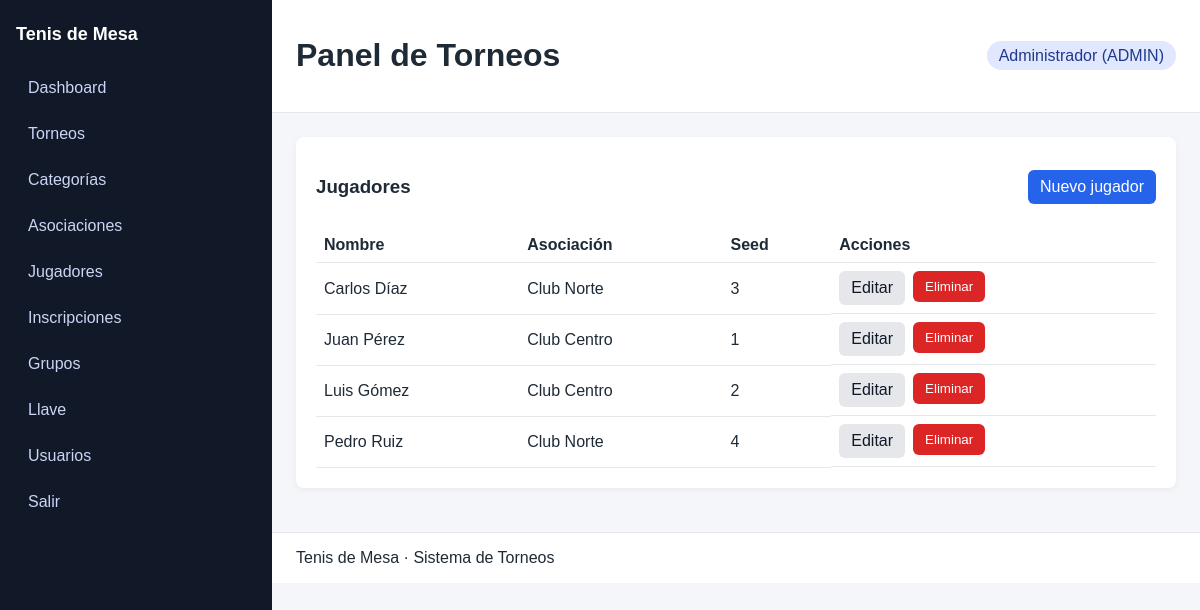
Page /players (signed in) on the committed database.
### tables this page shows
CREATE TABLE players (
    id INT AUTO_INCREMENT PRIMARY KEY,
    name VARCHAR(120) NOT NULL,
    association_id INT NULL,
    ranking_seed INT NULL,
    created_at TIMESTAMP DEFAULT CURRENT_TIMESTAMP,
    CONSTRAINT fk_players_association FOREIGN KEY (association_id) REFERENCES associations(id) ON DELETE SET NULL
);

CREATE TABLE associations (
    id INT AUTO_INCREMENT PRIMARY KEY,
    name VARCHAR(120) NOT NULL,
    created_at TIMESTAMP DEFAULT CURRENT_TIMESTAMP
);

### app/Core/Helpers.php (called while the page is built, shortened)
<?php
function env(string $key, ?string $default = null): ?string
{
    $value = $_ENV[$key] ?? getenv($key);
    return $value === false || $value === null ? $default : $value;
}
function e(?string $value): string
{
    return htmlspecialchars($value ?? '', ENT_QUOTES, 'UTF-8');
}
function view(string $view, array $data = []): void
{
    extract($data);
    $viewFile = __DIR__ . '/../Views/' . $view . '.php';
    require $viewFile;
}
function current_user(): ?array
{
    return Session::user();
}

### app/Controllers/PlayersController.php (called while the page is built, shortened)
<?php
class PlayersController
{
    public function index(): void
    {
        $players = (new Player())->all();
        view('players/index', compact('players'));
    }
}

### public/index.php (called while the page is built, shortened)
<?php
require __DIR__ . '/../app/Core/Helpers.php';
spl_autoload_register(function ($class) {
    $prefix = 'App\\';
    $baseDir = __DIR__ . '/../app/';
    $len = strlen($prefix);
    $relativeClass = substr($class, $len);
    $file = $baseDir . str_replace('\\', '/', $relativeClass) . '.php';
});
$router = new Router();
$router->get('/login', [new AuthController(), 'showLogin']);
$router->post('/login', [new AuthController(), 'login']);
$router->get('/logout', [new AuthController(), 'logout']);
$router->get('/', [new DashboardController(), 'index'], ['ADMIN', 'OPERADOR', 'LECTURA']);
$router->get('/users', [new UsersController(), 'index'], ['ADMIN']);
$router->get('/users/create', [new UsersController(), 'create'], ['ADMIN']);
$router->post('/users/store', [new UsersController(), 'store'], ['ADMIN']);
$router->get('/users/edit', [new UsersController(), 'edit'], ['ADMIN']);
$router->post('/users/update', [new UsersController(), 'update'], ['ADMIN']);
$router->post('/users/delete', [new UsersController(), 'delete'], ['ADMIN']);
$router->get('/tournaments', [new TournamentsController(), 'index'], ['ADMIN', 'OPERADOR']);
$router->get('/tournaments/create', [new TournamentsController(), 'create'], ['ADMIN', 'OPERADOR']);
$router->post('/tournaments/store', [new TournamentsController(), 'store'], ['ADMIN', 'OPERADOR']);
$router->get('/tournaments/edit', [new TournamentsController(), 'edit'], ['ADMIN', 'OPERADOR']);
$router->post('/tournaments/update', [new TournamentsController(), 'update'], ['ADMIN', 'OPERADOR']);
$router->post('/tournaments/delete', [new TournamentsController(), 'delete'], ['ADMIN']);
$router->get('/categories', [new CategoriesController(), 'index'], ['ADMIN', 'OPERADOR']);
$router->get('/categories/create', [new CategoriesController(), 'create'], ['ADMIN', 'OPERADOR']);
$router->post('/categories/store', [new CategoriesController(), 'store'], ['ADMIN', 'OPERADOR']);
$router->get('/categories/edit', [new CategoriesController(), 'edit'], ['ADMIN', 'OPERADOR']);
$router->post('/categories/update', [new CategoriesController(), 'update'], ['ADMIN', 'OPERADOR']);
$router->post('/categories/delete', [new CategoriesController(), 'delete'], ['ADMIN', 'OPERADOR']);
$router->get('/associations', [new AssociationsController(), 'index'], ['ADMIN', 'OPERADOR']);
$router->get('/associations/create', [new AssociationsController(), 'create'], ['ADMIN', 'OPERADOR']);
$router->post('/associations/store', [new AssociationsController(), 'store'], ['ADMIN', 'OPERADOR']);
$router->get('/associations/edit', [new AssociationsController(), 'edit'], ['ADMIN', 'OPERADOR']);
$router->post('/associations/update', [new AssociationsController(), 'update'], ['ADMIN', 'OPERADOR']);
$router->post('/associations/delete', [new AssociationsController(), 'delete'], ['ADMIN', 'OPERADOR']);
$router->get('/players', [new PlayersController(), 'index'], ['ADMIN', 'OPERADOR']);
$router->get('/players/create', [new PlayersController(), 'create'], ['ADMIN', 'OPERADOR']);
$router->post('/players/store', [new PlayersController(), 'store'], ['ADMIN', 'OPERADOR']);
$router->get('/players/edit', [new PlayersController(), 'edit'], ['ADMIN', 'OPERADOR']);
$router->post('/players/update', [new PlayersController(), 'update'], ['ADMIN', 'OPERADOR']);
$router->post('/players/delete', [new PlayersController(), 'delete'], ['ADMIN', 'OPERADOR']);
$router->get('/registrations', [new RegistrationsController(), 'index'], ['ADMIN', 'OPERADOR']);
$router->post('/registrations/store', [new RegistrationsController(), 'store'], ['ADMIN', 'OPERADOR']);
$router->post('/registrations/delete', [new RegistrationsController(), 'delete'], ['ADMIN', 'OPERADOR']);
$router->post('/registrations/import', [new RegistrationsController(), 'importCsv'], ['ADMIN', 'OPERADOR']);
$router->get('/groups', [new GroupsController(), 'index'], ['ADMIN', 'OPERADOR']);
$router->post('/groups/generate', [new GroupsController(), 'generate'], ['ADMIN', 'OPERADOR']);
$router->get('/groups/show', [new GroupsController(), 'show'], ['ADMIN', 'OPERADOR', 'LECTURA']);
$router->post('/groups/recalc', [new GroupsController(), 'recalc'], ['ADMIN', 'OPERADOR']);
$router->get('/matches/edit', [new MatchesController(), 'edit'], ['ADMIN', 'OPERADOR']);
$router->post('/matches/update', [new MatchesController(), 'update'], ['ADMIN', 'OPERADOR']);
$router->get('/brackets', [new BracketsController(), 'index'], ['ADMIN', 'OPERADOR', 'LECTURA']);
$router->get('/brackets/show', [new BracketsController(), 'show'], ['ADMIN', 'OPERADOR', 'LECTURA']);
$router->post('/brackets/generate', [new BracketsController(), 'generate'], ['ADMIN', 'OPERADOR']);
$router->dispatch($_SERVER['REQUEST_METHOD'], $_SERVER['REQUEST_URI']);

### app/Core/Session.php (called while the page is built, shortened)
<?php
class Session
{
    public static function user(): ?array
    {
        return $_SESSION['user'] ?? null;
    }
}

### app/Core/Database.php (called while the page is built, shortened)
<?php
class Database
{
    private static ?PDO $connection = null;
    public static function connection(): PDO
    {
        if (self::$connection === null) {
            $host = env('DB_HOST', '127.0.0.1');
            $db = env('DB_NAME', 'tournament');
            $user = env('DB_USER', 'root');
            $pass = env('DB_PASS', '');
            $charset = 'utf8mb4';
            $dsn = "mysql:host={$host};dbname={$db};charset={$charset}";
            try {
                self::$connection = new PDO($dsn, $user, $pass, [
                    PDO::ATTR_ERRMODE => PDO::ERRMODE_EXCEPTION,
                    PDO::ATTR_DEFAULT_FETCH_MODE => PDO::FETCH_ASSOC,
                ]);
            } catch (PDOException $e) {
                http_response_code(500);
                echo 'Database connection error.';
                exit;
            }
        }
        return self::$connection;
    }
}

### app/Models/BaseModel.php (called while the page is built, shortened)
<?php
abstract class BaseModel
{
    public function __construct()
    {
        $this->db = Database::connection();
    }
}

### app/Models/Player.php (called while the page is built, shortened)
<?php
class Player extends BaseModel
{
    public function all(): array
    {
        $sql = 'SELECT p.*, a.name AS association_name FROM players p LEFT JOIN associations a ON a.id = p.association_id ORDER BY p.name';
        return $this->db->query($sql)->fetchAll();
    }
}

### app/Views/players/index.php (the view, shortened to what this page needs)
<?php require __DIR__ . '/../partials/header.php'; ?>
<div class="card">
    <div class="card-header">
        <h3>Jugadores</h3>
        <a href="/players/create" class="btn primary">Nuevo jugador</a>
    </div>
    <table class="table">
        <thead>
            <tr>
                <th>Nombre</th>
                <th>Asociación</th>
                <th>Seed</th>
                <th>Acciones</th>
            </tr>
        </thead>
        <tbody>
        <?php foreach ($players as $player): ?>
            <tr>
                <td><?php echo e($player['name']); ?></td>
                <td><?php echo e($player['association_name']); ?></td>
                <td><?php echo e($player['ranking_seed']); ?></td>
                <td class="actions">
                    <a href="/players/edit?id=<?php echo (int)$player['id']; ?>" class="btn">Editar</a>
                    <form method="post" action="/players/delete" class="inline">
                        <button type="submit" class="btn danger">Eliminar</button>
                    </form>
                </td>
            </tr>
        <?php endforeach; ?>
        </tbody>
    </table>
</div>
<?php require __DIR__ . '/../partials/footer.php'; ?>

### app/Core/Router.php (shortened to what this page needs)
<?php
class Router
{
    private array $routes = [];
    private function map(string $method, string $path, callable $handler, array $roles): void
    {
        $this->routes[] = compact('method', 'path', 'handler', 'roles');
    }
    public function dispatch(string $method, string $uri): void
    {
        $path = parse_url($uri, PHP_URL_PATH) ?: '/';
        foreach ($this->routes as $route) {
            if ($route['method'] === $method && $route['path'] === $path) {
                call_user_func($route['handler']);
                return;
            }
        }
    }
}

### app/Views/partials/header.php (shortened to what this page needs)
<?php
$user = current_user();
?>
<!DOCTYPE html>
<html lang="es">
<head>
    <link rel="stylesheet" href="/theme/css/theme.css">
</head>
<body>
<div class="app-wrapper">
    <aside class="app-sidebar">
        <div class="sidebar-header">
            <span class="brand">Tenis de Mesa</span>
        </div>
        <nav class="sidebar-nav">
            <a href="/" class="sidebar-link">Dashboard</a>
            <?php if ($user): ?>
                <?php if (in_array($user['role'], ['ADMIN', 'OPERADOR'], true)): ?>
                    <a href="/tournaments" class="sidebar-link">Torneos</a>
                    <a href="/categories" class="sidebar-link">Categorías</a>
                    <a href="/associations" class="sidebar-link">Asociaciones</a>
                    <a href="/players" class="sidebar-link">Jugadores</a>
                    <a href="/registrations" class="sidebar-link">Inscripciones</a>
                    <a href="/groups" class="sidebar-link">Grupos</a>
                    <a href="/brackets" class="sidebar-link">Llave</a>
                <?php endif; ?>
                <?php if ($user['role'] === 'ADMIN'): ?>
                    <a href="/users" class="sidebar-link">Usuarios</a>
                <?php endif; ?>
            <?php endif; ?>
            <a href="/logout" class="sidebar-link">Salir</a>
        </nav>
    </aside>
    <main class="app-content">
        <header class="app-header">
            <div class="header-left">
                <h1>Panel de Torneos</h1>
            </div>
            <div class="header-right">
                <?php if ($user): ?>
                    <span class="user-pill"><?php echo e($user['name']); ?> (<?php echo e($user['role']); ?>)</span>
                <?php endif; ?>
            </div>
        </header>
        <section class="app-body">

### app/Views/partials/footer.php (shortened to what this page needs)
        </section>
        <footer class="app-footer">
            <span>Tenis de Mesa · Sistema de Torneos</span>
        </footer>
    </main>
</div>
</body>
</html>

### public/theme/css/theme.css (style rules this page uses)
body { margin: 0; font-family: Arial, sans-serif; background: #f4f6f9; color: #1f2a37; }
.app-wrapper { display: flex; min-height: 100vh; }
.app-sidebar { width: 240px; background: #111827; color: #fff; padding: 24px 16px; }
.sidebar-header { font-size: 18px; font-weight: bold; margin-bottom: 24px; }
.sidebar-nav { display: flex; flex-direction: column; gap: 8px; }
.sidebar-link { color: #cbd5f5; text-decoration: none; padding: 10px 12px; border-radius: 6px; }
.app-content { flex: 1; display: flex; flex-direction: column; }
.app-header { background: #fff; padding: 16px 24px; display: flex; justify-content: space-between; align-items: center; border-bottom: 1px solid #e5e7eb; }
.app-body { padding: 24px; }
.app-footer { padding: 16px 24px; background: #fff; border-top: 1px solid #e5e7eb; }
.card { background: #fff; padding: 20px; border-radius: 8px; box-shadow: 0 2px 6px rgba(0,0,0,0.05); margin-bottom: 20px; }
.card-header { display: flex; justify-content: space-between; align-items: center; margin-bottom: 12px; }
.table { width: 100%; border-collapse: collapse; }
.table th, .table td { text-align: left; padding: 8px; border-bottom: 1px solid #e5e7eb; }
.btn { padding: 8px 12px; border: none; border-radius: 6px; background: #e5e7eb; cursor: pointer; text-decoration: none; color: #111827; display: inline-block; }
.btn.primary { background: #2563eb; color: #fff; }
.btn.danger { background: #dc2626; color: #fff; }
.actions { display: flex; gap: 8px; }
.inline { display: inline; }
.user-pill { background: #e0e7ff; color: #1e3a8a; padding: 6px 12px; border-radius: 999px; }

### rows in the picture
players: name "Carlos Díaz", association.name "Club Norte", ranking_seed "3"
players: name "Juan Pérez", association.name "Club Centro", ranking_seed "1"
players: name "Luis Gómez", association.name "Club Centro", ranking_seed "2"
players: name "Pedro Ruiz", association.name "Club Norte", ranking_seed "4"
